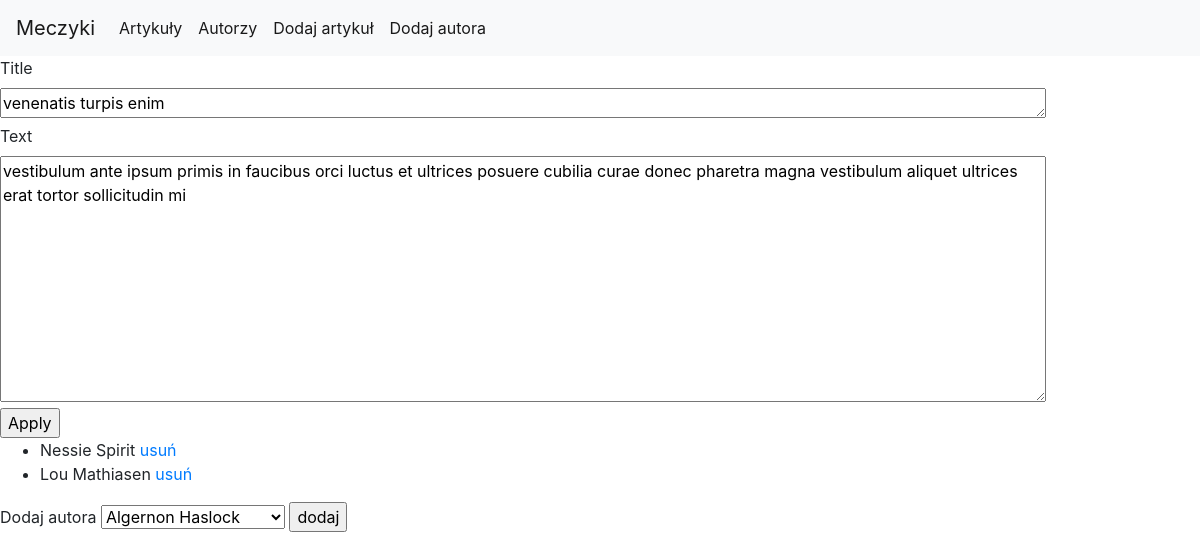
The app's page /editarticleform.php?id=5 with its own data.
### tables this page shows
CREATE TABLE article(
    id serial PRIMARY KEY,
    title varchar(255),
    text TEXT,
    creation_time     DATETIME DEFAULT CURRENT_TIMESTAMP,
    modification_time DATETIME ON UPDATE CURRENT_TIMESTAMP
);

CREATE TABLE author(
    id serial PRIMARY KEY,
    first varchar(255),
    last varchar(255)
);

### DataBase.php (called while the page is built, shortened)
<?php
require_once('Author.php');
class DataBase
{
    public $conn;
    private $servername = 'localhost';
    private $username = 'root';
    private $password = '';
    private $dbname = 'meczyki';
    function __construct()
    {
        $conn = new mysqli($this->servername, $this->username, $this->password, $this->dbname);
        $this->conn = $conn;
    }
    function getArticleById($id)
    {
        $query = "SELECT * FROM article WHERE id = $id";
        $result = $this->conn->query($query);
        $row = $result->fetch_assoc();
        return $row;
    }
    function getAuthorsByArticle($article_id)
    {
        $authors = [];
        $query = "SELECT * FROM `author` WHERE id IN (SELECT author_id FROM author_article WHERE article_id = $article_id)";
        $result = $this->conn->query($query);
        if ($result->num_rows > 0)
            while ($row = $result->fetch_assoc())
                $authors[] = new Author($row['id'], $row['first'], $row['last']);
        return $authors;
    }
    function getNotAuthorsOfArticle($article_id)
    {
        $authors = [];
        $query = "SELECT * FROM `author` WHERE id NOT IN (SELECT author_id FROM author_article WHERE article_id = $article_id)";
        $result = $this->conn->query($query);
        if ($result->num_rows > 0)
            while ($row = $result->fetch_assoc())
                $authors[] = new Author($row['id'], $row['first'], $row['last']);
        return $authors;
    }
}

### Author.php (called while the page is built, shortened)
<?php
class Author
{
    function __construct($id, $first, $last)
    {
        $this->id = $id;
        $this->first = $first;
        $this->last = $last;
    }
}

### editarticleform.php (the view, shortened to what this page needs)
<?php
require_once('DataBase.php');
$id = $_GET['id'];
$db = new DataBase();
$article = $db->getArticleById($id);
$title = $article['title'];
$text = $article['text'];
$authors = $db->getAuthorsByArticle($id);
$notauthors = $db->getNotAuthorsOfArticle($id);
?>
<!DOCTYPE html>
<html lang="pl">
<head>
    <link rel="stylesheet" href="https://stackpath.bootstrapcdn.com/bootstrap/4.5.2/css/bootstrap.min.css"
>
</head>
<body>
<form action="api/editarticle.php" method="post">
    <label for="title">Title </label><br>
    <?php echo "<textarea id='title' name='title' rows='1' cols='100'>$title</textarea> <br>"; ?>
    <label for="text">Text </label><br>
    <?php echo "<textarea id='text' name='text' rows='10' cols='100'>$text</textarea> <br> "; ?>
    <input type="submit" value="Apply">
</form>
<ul>
    <?php
    if (sizeof($authors) < 1) echo "<li>artykuł anonimowy!</li>";
    else
        foreach ($authors as $author)
            echo "<li>$author->first $author->last <a href='api/deleteauthorarticle.php?author=$author->id&article=$id'>usuń</a> </li>";
    ?>
</ul>
<form action="api/addauthorarticle.php" method="GET">
    <label for="cars">Dodaj autora</label>
    <select id="author" name="author">
        <?php
        foreach ($notauthors as $notauthor)
            echo "<option value='$notauthor->id'>$notauthor->first $notauthor->last</option>"
        ?>
    </select>
    <input type="submit" value="dodaj">
</form>
</body>
</html>

### records on screen
article: title "venenatis turpis enim", text "vestibulum ante ipsum primis in faucibus orci luctus et ultrices posuere cubilia curae donec pharetra magna vestibulum aliquet ultrices erat tortor sollicitudin mi"
author: first "Nessie", last "Spirit"
author: first "Lou", last "Mathiasen"

### other values on screen
form field author "Algernon Haslock"
